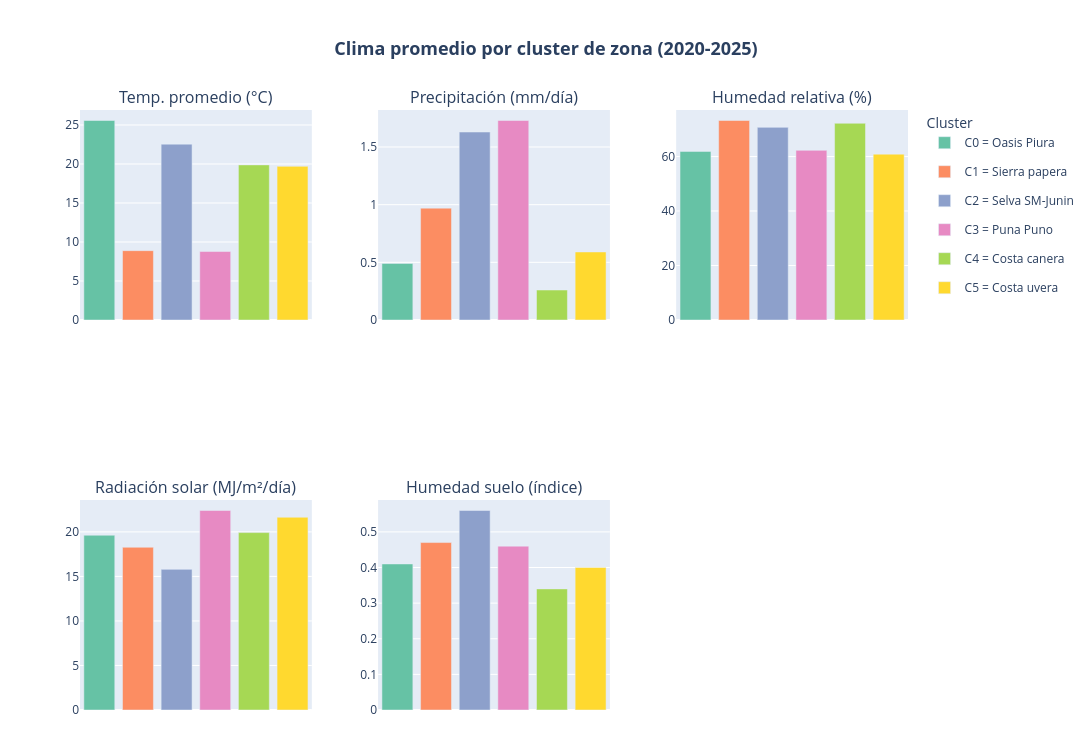

Notebook code cell kept with this figure:
### Markdown cell above
### A.1 Medias por cluster (clima y producción)

### Code cell
# ====================================================================
# Tabla de medias climaticas y de produccion por cluster de zona
# ====================================================================
resumen_zona = df_a.groupby("cluster_str")[CLIMA_CORE + ["produccion_ton"]].mean().round(2).reindex(orden_zona)
resumen_zona.index.name = "cluster"
print(resumen_zona.to_string())

variables_clima = list(NOMBRES_CLIMA.values())
ncols = 3
nrows = -(-len(variables_clima) // ncols)
fig_bar_clima_zona = make_subplots(rows=nrows, cols=ncols, subplot_titles=variables_clima,
                                    horizontal_spacing=0.08, vertical_spacing=0.3)
for i, (var_key, var_nombre) in enumerate(NOMBRES_CLIMA.items()):
    row, col = i // ncols + 1, i % ncols + 1
    for cluster in orden_zona:
        fig_bar_clima_zona.add_trace(
            go.Bar(x=[cluster], y=[resumen_zona.loc[cluster, var_key]],
                   marker_color=COLORS_ZONA[cluster], name=cluster,
                   legendgroup=cluster, showlegend=(i == 0)),
            row=row, col=col,
        )
fig_bar_clima_zona.update_xaxes(showticklabels=False)
fig_bar_clima_zona.update_layout(
    title=titulo_centrado("Clima promedio por cluster de zona (2020-2025)"),
    width=1350, height=750, margin=dict(t=110, b=40),
    legend=dict(title="Cluster"),
)
fig_bar_clima_zona.show()

### Figure 1 — Plotly figure (JSON) as saved in the notebook; plotly's stock layout.template omitted (floating-point values rounded to 4 significant figures)
{"data": [{"legendgroup": "C0 = Oasis Piura", "marker": {"color": "rgb(102,194,165)"}, "name": "C0 = Oasis Piura", "showlegend": true, "type": "bar", "x": ["C0 = Oasis Piura"], "xaxis": "x", "y": [25.58], "yaxis": "y"}, {"legendgroup": "C1 = Sierra papera", "marker": {"color": "rgb(252,141,98)"}, "name": "C1 = Sierra papera", "showlegend": true, "type": "bar", "x": ["C1 = Sierra papera"], "xaxis": "x", "y": [8.89], "yaxis": "y"}, {"legendgroup": "C2 = Selva SM-Junin", "marker": {"color": "rgb(141,160,203)"}, "name": "C2 = Selva SM-Junin", "showlegend": true, "type": "bar", "x": ["C2 = Selva SM-Junin"], "xaxis": "x", "y": [22.55], "yaxis": "y"}, {"legendgroup": "C3 = Puna Puno", "marker": {"color": "rgb(231,138,195)"}, "name": "C3 = Puna Puno", "showlegend": true, "type": "bar", "x": ["C3 = Puna Puno"], "xaxis": "x", "y": [8.78], "yaxis": "y"}, {"legendgroup": "C4 = Costa canera", "marker": {"color": "rgb(166,216,84)"}, "name": "C4 = Costa canera", "showlegend": true, "type": "bar", "x": ["C4 = Costa canera"], "xaxis": "x", "y": [19.89], "yaxis": "y"}, {"legendgroup": "C5 = Costa uvera", "marker": {"color": "rgb(255,217,47)"}, "name": "C5 = Costa uvera", "showlegend": true, "type": "bar", "x": ["C5 = Costa uvera"], "xaxis": "x", "y": [19.7], "yaxis": "y"}, {"legendgroup": "C0 = Oasis Piura", "marker": {"color": "rgb(102,194,165)"}, "name": "C0 = Oasis Piura", "showlegend": false, "type": "bar", "x": ["C0 = Oasis Piura"], "xaxis": "x2", "y": [0.49], "yaxis": "y2"}, {"legendgroup": "C1 = Sierra papera", "marker": {"color": "rgb(252,141,98)"}, "name": "C1 = Sierra papera", "showlegend": false, "type": "bar", "x": ["C1 = Sierra papera"], "xaxis": "x2", "y": [0.97], "yaxis": "y2"}, {"legendgroup": "C2 = Selva SM-Junin", "marker": {"color": "rgb(141,160,203)"}, "name": "C2 = Selva SM-Junin", "showlegend": false, "type": "bar", "x": ["C2 = Selva SM-Junin"], "xaxis": "x2", "y": [1.63], "yaxis": "y2"}, {"legendgroup": "C3 = Puna Puno", "marker": {"color": "rgb(231,138,195)"}, "name": "C3 = Puna Puno", "showlegend": false, "type": "bar", "x": ["C3 = Puna Puno"], "xaxis": "x2", "y": [1.73], "yaxis": "y2"}, {"legendgroup": "C4 = Costa canera", "marker": {"color": "rgb(166,216,84)"}, "name": "C4 = Costa canera", "showlegend": false, "type": "bar", "x": ["C4 = Costa canera"], "xaxis": "x2", "y": [0.26], "yaxis": "y2"}, {"legendgroup": "C5 = Costa uvera", "marker": {"color": "rgb(255,217,47)"}, "name": "C5 = Costa uvera", "showlegend": false, "type": "bar", "x": ["C5 = Costa uvera"], "xaxis": "x2", "y": [0.59], "yaxis": "y2"}, {"legendgroup": "C0 = Oasis Piura", "marker": {"color": "rgb(102,194,165)"}, "name": "C0 = Oasis Piura", "showlegend": false, "type": "bar", "x": ["C0 = Oasis Piura"], "xaxis": "x3", "y": [61.88], "yaxis": "y3"}, {"legendgroup": "C1 = Sierra papera", "marker": {"color": "rgb(252,141,98)"}, "name": "C1 = Sierra papera", "showlegend": false, "type": "bar", "x": ["C1 = Sierra papera"], "xaxis": "x3", "y": [73.23], "yaxis": "y3"}, {"legendgroup": "C2 = Selva SM-Junin", "marker": {"color": "rgb(141,160,203)"}, "name": "C2 = Selva SM-Junin", "showlegend": false, "type": "bar", "x": ["C2 = Selva SM-Junin"], "xaxis": "x3", "y": [70.71], "yaxis": "y3"}, {"legendgroup": "C3 = Puna Puno", "marker": {"color": "rgb(231,138,195)"}, "name": "C3 = Puna Puno", "showlegend": false, "type": "bar", "x": ["C3 = Puna Puno"], "xaxis": "x3", "y": [62.28], "yaxis": "y3"}, {"legendgroup": "C4 = Costa canera", "marker": {"color": "rgb(166,216,84)"}, "name": "C4 = Costa canera", "showlegend": false, "type": "bar", "x": ["C4 = Costa canera"], "xaxis": "x3", "y": [72.21], "yaxis": "y3"}, {"legendgroup": "C5 = Costa uvera", "marker": {"color": "rgb(255,217,47)"}, "name": "C5 = Costa uvera", "showlegend": false, "type": "bar", "x": ["C5 = Costa uvera"], "xaxis": "x3", "y": [60.88], "yaxis": "y3"}, {"legendgroup": "C0 = Oasis Piura", "marker": {"color": "rgb(102,194,165)"}, "name": "C0 = Oasis Piura", "showlegend": false, "type": "bar", "x": ["C0 = Oasis Piura"], "xaxis": "x4", "y": [19.62], "yaxis": "y4"}, {"legendgroup": "C1 = Sierra papera", "marker": {"color": "rgb(252,141,98)"}, "name": "C1 = Sierra papera", "showlegend": false, "type": "bar", "x": ["C1 = Sierra papera"], "xaxis": "x4", "y": [18.27], "yaxis": "y4"}, {"legendgroup": "C2 = Selva SM-Junin", "marker": {"color": "rgb(141,160,203)"}, "name": "C2 = Selva SM-Junin", "showlegend": false, "type": "bar", "x": ["C2 = Selva SM-Junin"], "xaxis": "x4", "y": [15.79], "yaxis": "y4"}, {"legendgroup": "C3 = Puna Puno", "marker": {"color": "rgb(231,138,195)"}, "name": "C3 = Puna Puno", "showlegend": false, "type": "bar", "x": ["C3 = Puna Puno"], "xaxis": "x4", "y": [22.4], "yaxis": "y4"}, {"legendgroup": "C4 = Costa canera", "marker": {"color": "rgb(166,216,84)"}, "name": "C4 = Costa canera", "showlegend": false, "type": "bar", "x": ["C4 = Costa canera"], "xaxis": "x4", "y": [19.92], "yaxis": "y4"}, {"legendgroup": "C5 = Costa uvera", "marker": {"color": "rgb(255,217,47)"}, "name": "C5 = Costa uvera", "showlegend": false, "type": "bar", "x": ["C5 = Costa uvera"], "xaxis": "x4", "y": [21.64], "yaxis": "y4"}, {"legendgroup": "C0 = Oasis Piura", "marker": {"color": "rgb(102,194,165)"}, "name": "C0 = Oasis Piura", "showlegend": false, "type": "bar", "x": ["C0 = Oasis Piura"], "xaxis": "x5", "y": [0.41], "yaxis": "y5"}, {"legendgroup": "C1 = Sierra papera", "marker": {"color": "rgb(252,141,98)"}, "name": "C1 = Sierra papera", "showlegend": false, "type": "bar", "x": ["C1 = Sierra papera"], "xaxis": "x5", "y": [0.47], "yaxis": "y5"}, {"legendgroup": "C2 = Selva SM-Junin", "marker": {"color": "rgb(141,160,203)"}, "name": "C2 = Selva SM-Junin", "showlegend": false, "type": "bar", "x": ["C2 = Selva SM-Junin"], "xaxis": "x5", "y": [0.56], "yaxis": "y5"}, {"legendgroup": "C3 = Puna Puno", "marker": {"color": "rgb(231,138,195)"}, "name": "C3 = Puna Puno", "showlegend": false, "type": "bar", "x": ["C3 = Puna Puno"], "xaxis": "x5", "y": [0.46], "yaxis": "y5"}, {"legendgroup": "C4 = Costa canera", "marker": {"color": "rgb(166,216,84)"}, "name": "C4 = Costa canera", "showlegend": false, "type": "bar", "x": ["C4 = Costa canera"], "xaxis": "x5", "y": [0.34], "yaxis": "y5"}, {"legendgroup": "C5 = Costa uvera", "marker": {"color": "rgb(255,217,47)"}, "name": "C5 = Costa uvera", "showlegend": false, "type": "bar", "x": ["C5 = Costa uvera"], "xaxis": "x5", "y": [0.4], "yaxis": "y5"}], "layout": {"annotations": [{"font": {"size": 16}, "showarrow": false, "text": "Temp. promedio (°C)", "x": 0.14, "xanchor": "center", "xref": "paper", "y": 1.0, "yanchor": "bottom", "yref": "paper"}, {"font": {"size": 16}, "showarrow": false, "text": "Precipitación (mm/día)", "x": 0.5, "xanchor": "center", "xref": "paper", "y": 1.0, "yanchor": "bottom", "yref": "paper"}, {"font": {"size": 16}, "showarrow": false, "text": "Humedad relativa (%)", "x": 0.86, "xanchor": "center", "xref": "paper", "y": 1.0, "yanchor": "bottom", "yref": "paper"}, {"font": {"size": 16}, "showarrow": false, "text": "Radiación solar (MJ/m²/día)", "x": 0.14, "xanchor": "center", "xref": "paper", "y": 0.35, "yanchor": "bottom", "yref": "paper"}, {"font": {"size": 16}, "showarrow": false, "text": "Humedad suelo (índice)", "x": 0.5, "xanchor": "center", "xref": "paper", "y": 0.35, "yanchor": "bottom", "yref": "paper"}], "height": 750, "legend": {"title": {"text": "Cluster"}}, "margin": {"b": 40, "t": 110}, "title": {"font": {"size": 18}, "text": "<b>Clima promedio por cluster de zona (2020-2025)</b>", "x": 0.5, "xanchor": "center"}, "width": 1350, "xaxis": {"anchor": "y", "domain": [0.0, 0.28], "showticklabels": false}, "xaxis2": {"anchor": "y2", "domain": [0.36, 0.64], "showticklabels": false}, "xaxis3": {"anchor": "y3", "domain": [0.72, 1.0], "showticklabels": false}, "xaxis4": {"anchor": "y4", "domain": [0.0, 0.28], "showticklabels": false}, "xaxis5": {"anchor": "y5", "domain": [0.36, 0.64], "showticklabels": false}, "xaxis6": {"anchor": "y6", "domain": [0.72, 1.0], "showticklabels": false}, "yaxis": {"anchor": "x", "domain": [0.65, 1.0]}, "yaxis2": {"anchor": "x2", "domain": [0.65, 1.0]}, "yaxis3": {"anchor": "x3", "domain": [0.65, 1.0]}, "yaxis4": {"anchor": "x4", "domain": [0.0, 0.35]}, "yaxis5": {"anchor": "x5", "domain": [0.0, 0.35]}, "yaxis6": {"anchor": "x6", "domain": [0.0, 0.35]}}}
